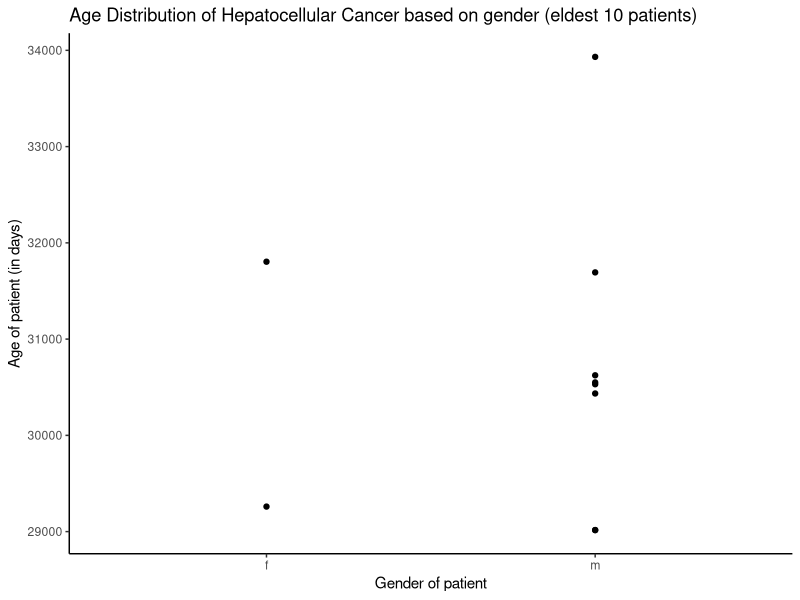
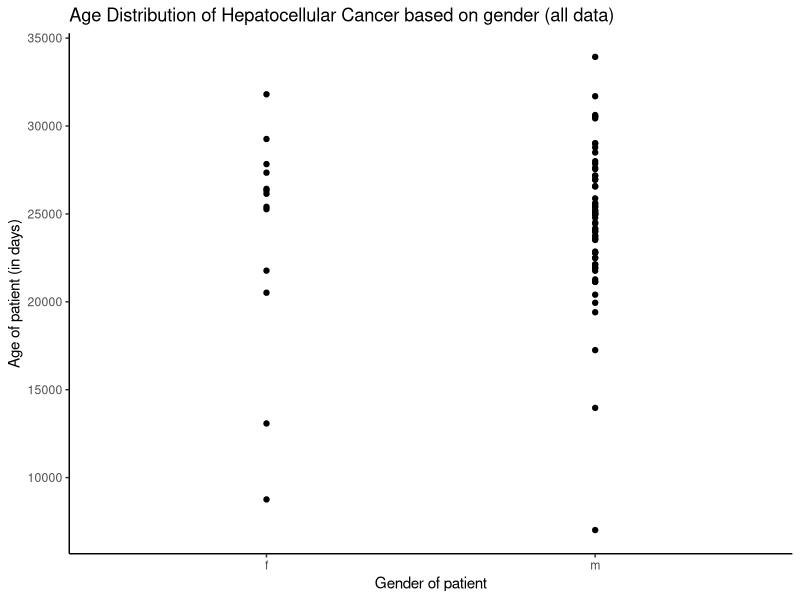

The R script that drew these images, in order:
## ---- chunk 1
knitr::opts_chunk$set(echo = TRUE)
## ---- chunk 2

library(tidyverse)
## ---- chunk 3
Filtered <- read.csv(file = "data/Filtered_edit_df.csv")

Filtered
"Filtered datset currently 391 Rows"
## ---- chunk 4
# You are reading in the csv file into a tibble assigned as 'Filtered'.
Filtered2 <- Filtered %>%
  #Using pipe %>% operator to chain commands. Select() command to keep only the columns: pad (to later sort by pathological diagnosis), gender and chemo (becuase I am interesed in the discrepancy between gender and chemo).
  select(pad_only, gender, Age..in.days.) 
Filtered3 <- Filtered2[grep("Hepatocellular", Filtered2$pad_only), ] 

#Here I wanted to arrange by age with the eldest age (in days) at the top
Filtered5 <-Filtered3 %>%
  arrange(-(Age..in.days.)) %>%
  #I wanted to change the name of the columns
  mutate(Age_in_days=Age..in.days., Tumor_sample=pad_only) %>%
  select(Tumor_sample, gender, Age_in_days) %>%
 
  print()
## ---- chunk 5
#Here I just wanted to subset the 10 eldest people in the Hepatocellular Carcinoma group
Filtered4 <-Filtered3 %>%
  arrange(-(Age..in.days.)) %>%
  slice(0:10) %>%
  mutate(Age_in_days=Age..in.days., Tumor_sample=pad_only) %>%
  select(Tumor_sample, gender, Age_in_days) %>%
  #count(gender)%>%
  #Now you are printing what you have selected and filtered with the chained commands. 
  print()


#gender
#f	13			
#m	62

## ---- chunk 6
#Now I will make a plot to show the age distribution (in days) of patients in the Hepatocellular Cancer group based on gender but only the 10 eldest folks
plot_with_subset <- ggplot(Filtered4, aes(x = gender,
                 y = Age_in_days)) +
  geom_point()+
  theme_classic()+
  labs(x = "Gender of patient", y= "Age of patient (in days)", title="Age Distribution of Hepatocellular Cancer based on gender (eldest 10 patients)")

plot_with_subset

#Now I will make a plot to show the age distribution (in days) of patients in the Hepatocellular Cancer group based on gender (all data) 
plot_with_all <- ggplot(Filtered5, aes(x = gender,
                 y = Age_in_days)) +
  theme_classic()+
  geom_point()+
  labs(x = "Gender of patient", y= "Age of patient (in days)", title="Age Distribution of Hepatocellular Cancer based on gender (all data)")
plot_with_all
